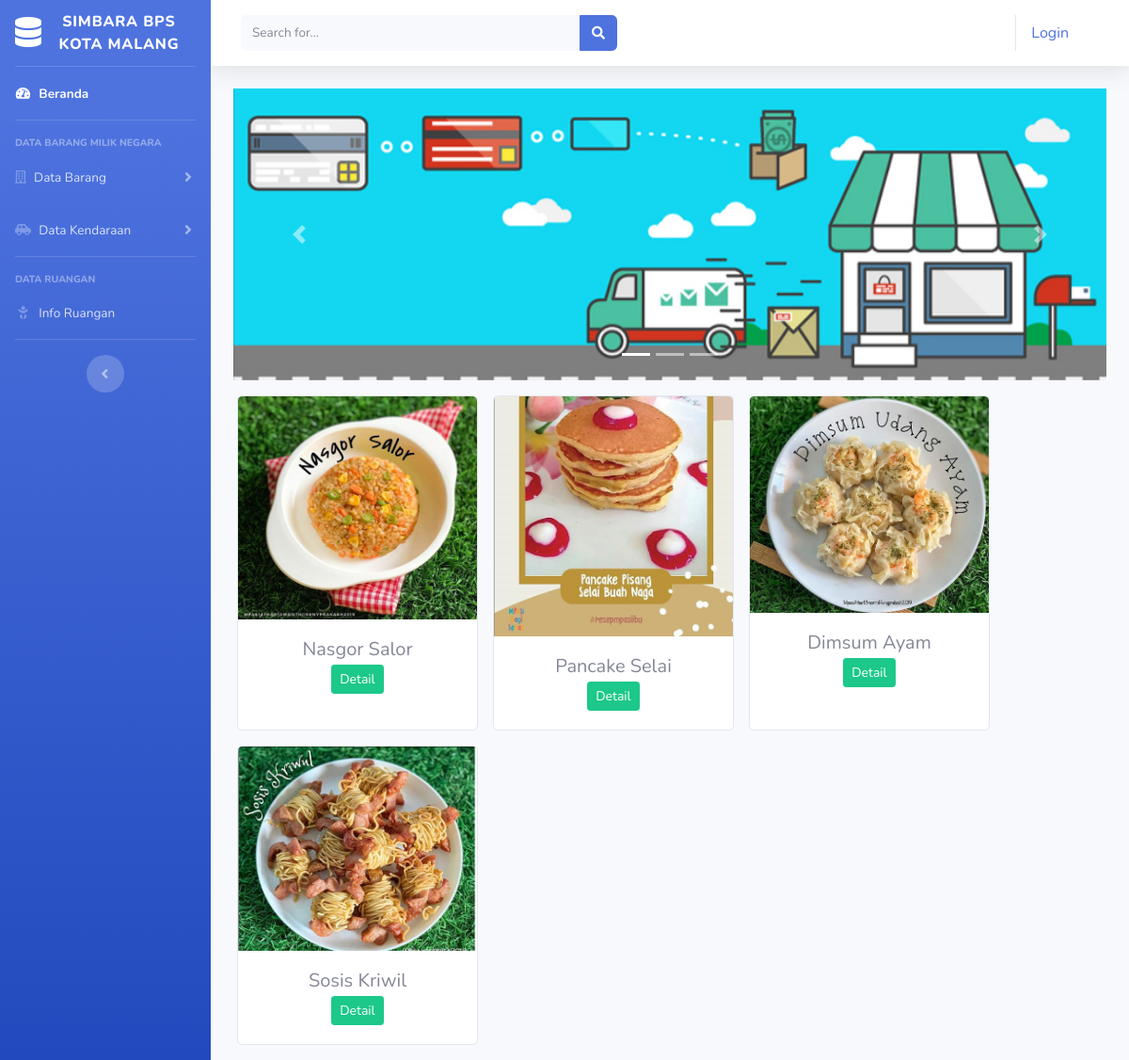
Screenshot of /toko_dapur_sehat/index.php/kategori/Resep with the database file from the repository.
### tables this page shows
CREATE TABLE `tb_blog` (
  `id_blog` int(11) NOT NULL,
  `nama_blog` varchar(120) NOT NULL,
  `keterangan_blog` text NOT NULL,
  `kategori_blog` varchar(20) NOT NULL,
  `gambar_blog` text NOT NULL
);

### toko_dapur_sehat/application/controllers/Kategori.php (called while the page is built, shortened)
<?php
class Kategori extends CI_Controller {
    public function Resep()
    {
        $data['Resep'] = $this->Model_kategori->data_resep()->result();
        $this->load->view('templates/header');
        $this->load->view('templates/sidebar');
        $this->load->view('resep', $data);
        $this->load->view('templates/footer');
    }
}
?>

### toko_dapur_sehat/index.php (called while the page is built, shortened)
<?php
require_once BASEPATH.'core/CodeIgniter.php';

### toko_dapur_sehat/application/models/Model_kategori.php (called while the page is built, shortened)
<?php
class Model_kategori extends CI_Model {
    public function data_resep(){
        return $this->db->get_where("tb_blog", array('kategori_blog' => 'Resep'));
    }
}
?>

### toko_dapur_sehat/application/views/resep.php (the view, shortened to what this page needs)
<div class="container-fluid">
<div id="carouselExampleIndicators" class="carousel slide" data-ride="carousel">
  <ol class="carousel-indicators">
    <li data-target="#carouselExampleIndicators" data-slide-to="0" class="active"></li>
    <li data-target="#carouselExampleIndicators" data-slide-to="1"></li>
    <li data-target="#carouselExampleIndicators" data-slide-to="2"></li>
  </ol>
  <div class="carousel-inner">
    <div class="carousel-item active">
      <img src="<?php echo base_url('assets/img/slider1.jpg') ?>" class="d-block w-100" alt="...">
    </div>
  </div>
  <a class="carousel-control-prev" href="#carouselExampleIndicators" role="button" data-slide="prev">
    <span class="carousel-control-prev-icon" aria-hidden="true"></span>
  </a>
  <a class="carousel-control-next" href="#carouselExampleIndicators" role="button" data-slide="next">
    <span class="carousel-control-next-icon" aria-hidden="true"></span>
  </a>
</div>
<div class="row text-center mt-3">
  <?php foreach ($Resep as $blg) : ?>
  <div class="card ml-3 mb-3" style="width: 16rem;">
  <img src="<?php echo base_url().'/uploads/'.$blg->gambar_blog ?>" class="card-img-top" alt="...">
  <div class="card-body">
    <h5 class="card-title mb-1"><?php echo $blg->nama_blog ?></h5>
    <?php echo anchor('Dashboard/detail_blog/' .$blg->id_blog, '<div class="btn btn-sm btn-success">Detail</div>') ?>
  </div>
</div>
  <?php endforeach; ?>
</div>
</div>

### toko_dapur_sehat/application/views/templates/header.php (shortened to what this page needs)
<!DOCTYPE html>
<html lang="en">
<head>
  <link href="<?php echo base_url() ?>assets/vendor/fontawesome-free/css/all.min.css" rel="stylesheet" type="text/css">
  <link href="<?php echo base_url() ?>assets/css/sb-admin-2.min.css" rel="stylesheet">
</head>

### toko_dapur_sehat/application/views/templates/sidebar.php (shortened to what this page needs)
<body id="page-top">
  <div id="wrapper">
    <ul class="navbar-nav bg-gradient-primary sidebar sidebar-dark accordion" id="accordionSidebar">
        <a class="sidebar-brand d-flex align-items-center justify-content-center" href="index.html">
            <div class="sidebar-brand-icon">
                <i class="fas fa-database"></i>
            </div>
            <div class="sidebar-brand-text mx-3">SIMBARA BPS KOTA MALANG</div>
        </a>
      <hr class="sidebar-divider my-0">
      <li class="nav-item active">
        <a class="nav-link" href="<?php echo base_url('Dashboard_akhir') ?>">
          <i class="fas fa-fw fa-tachometer-alt"></i>
          <span>Beranda</span></a>
      </li>
      <hr class="sidebar-divider">
      <div class="sidebar-heading">
        Data Barang Milik Negara
      </div>
        <li class="nav-item">
            <a class="nav-link collapsed" href="#" data-toggle="collapse" data-target="#collapseTwo"
                aria-expanded="true" aria-controls="collapseTwo">
                <i class="far fa-building"></i>
                <span>Data Barang</span>
            </a>
        </li>
        <li class="nav-item">
            <a class="nav-link collapsed" href="#" data-toggle="collapse" data-target="#collapseUtilities"
                aria-expanded="true" aria-controls="collapseUtilities">
                <i class="fas fa-car-side"></i>
                <span>Data Kendaraan</span>
            </a>
        </li>
      <hr class="sidebar-divider">
       <div class="sidebar-heading">
        Data Ruangan
      </div>
      <li class="nav-item">
        <a class="nav-link" href="<?php echo base_url('Kategori/Info')?>">
        <i class="fas fa-fw fa-baby"></i>
          <span>Info Ruangan</span></a>
      </li>
      <hr class="sidebar-divider d-none d-md-block">
      <div class="text-center d-none d-md-inline">
        <button class="rounded-circle border-0" id="sidebarToggle"></button>
      </div>
    </ul>
    <div id="content-wrapper" class="d-flex flex-column">
      <div id="content">
        <nav class="navbar navbar-expand navbar-light bg-white topbar mb-4 static-top shadow">
          <form class="d-none d-sm-inline-block form-inline mr-auto ml-md-3 my-2 my-md-0 mw-100 navbar-search">
            <div class="input-group">
              <input type="text" class="form-control bg-light border-0 small" placeholder="Search for..." aria-label="Search" aria-describedby="basic-addon2">
              <div class="input-group-append">
                <button class="btn btn-primary" type="button">
                  <i class="fas fa-search fa-sm"></i>
                </button>
              </div>
            </div>
          </form>
          <ul class="navbar-nav ml-auto">
            <div class="navbar">
            <ul class="na navbar-nav navbar-right">
              <?php if($this->session->userdata('username')) { ?>
              <li><div>Selamat Datang <?php echo $this->session->userdata('username') ?></div></li>
              <li class="ml-2"><?php echo anchor('Auth/logout','Logout'); ?></li>
              <?php } else {?>
              <li> <?php echo anchor('Auth/login','Login'); ?></li>
              <?php } ?>
            </ul>
            </div>
            <div class="navbar">
            </div>
          </ul>
        </nav>

### toko_dapur_sehat/application/views/templates/footer.php (shortened to what this page needs)
</body>
</html>

### rows the page displays
tb_blog: gambar_blog (picture), nama_blog "Nasgor Salor", id_blog "Detail"
tb_blog: gambar_blog (picture), nama_blog "Pancake Selai", id_blog "Detail"
tb_blog: gambar_blog (picture), nama_blog "Dimsum Ayam", id_blog "Detail"
tb_blog: gambar_blog (picture), nama_blog "Sosis Kriwil", id_blog "Detail"

### other values shown
anchor('Auth/login','Login') "Login"
